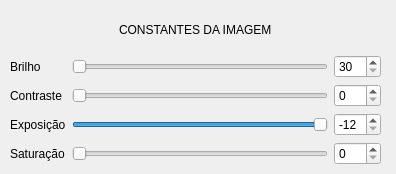
<?xml version="1.0" encoding="UTF-8"?>
<ui version="4.0">
 <class>Dialog</class>
 <widget class="QDialog" name="Dialog">
  <property name="geometry">
   <rect>
    <x>0</x>
    <y>0</y>
    <width>396</width>
    <height>174</height>
   </rect>
  </property>
  <property name="windowTitle">
   <string>Dialog</string>
  </property>
  <widget class="QWidget" name="">
   <property name="geometry">
    <rect>
     <x>10</x>
     <y>10</y>
     <width>371</width>
     <height>155</height>
    </rect>
   </property>
   <layout class="QGridLayout" name="gridLayout_3">
    <item row="0" column="0" colspan="3">
     <layout class="QGridLayout" name="gridLayout_4">
      <item row="0" column="0" alignment="Qt::AlignHCenter">
       <widget class="QLabel" name="label_11">
        <property name="text">
         <string>CONSTANTES DA IMAGEM</string>
        </property>
       </widget>
      </item>
     </layout>
    </item>
    <item row="1" column="1">
     <widget class="QSlider" name="brilho">
      <property name="minimum">
       <number>30</number>
      </property>
      <property name="maximum">
       <number>255</number>
      </property>
      <property name="orientation">
       <enum>Qt::Horizontal</enum>
      </property>
     </widget>
    </item>
    <item row="3" column="1">
     <widget class="QSlider" name="exposicao">
      <property name="minimum">
       <number>-12</number>
      </property>
      <property name="maximum">
       <number>0</number>
      </property>
      <property name="orientation">
       <enum>Qt::Horizontal</enum>
      </property>
     </widget>
    </item>
    <item row="1" column="0">
     <widget class="QLabel" name="label_2">
      <property name="text">
       <string>Brilho</string>
      </property>
     </widget>
    </item>
    <item row="2" column="0">
     <widget class="QLabel" name="label_3">
      <property name="text">
       <string>Contraste</string>
      </property>
     </widget>
    </item>
    <item row="2" column="1">
     <widget class="QSlider" name="contraste">
      <property name="maximum">
       <number>10</number>
      </property>
      <property name="orientation">
       <enum>Qt::Horizontal</enum>
      </property>
     </widget>
    </item>
    <item row="3" column="0">
     <widget class="QLabel" name="label">
      <property name="text">
       <string>Exposição</string>
      </property>
     </widget>
    </item>
    <item row="4" column="1">
     <widget class="QSlider" name="saturacao">
      <property name="maximum">
       <number>200</number>
      </property>
      <property name="orientation">
       <enum>Qt::Horizontal</enum>
      </property>
     </widget>
    </item>
    <item row="4" column="0">
     <widget class="QLabel" name="label_10">
      <property name="text">
       <string>Saturação</string>
      </property>
     </widget>
    </item>
    <item row="4" column="2">
     <widget class="QSpinBox" name="spinBox_3"/>
    </item>
    <item row="1" column="2">
     <widget class="QSpinBox" name="spinBox_0">
      <property name="minimum">
       <number>30</number>
      </property>
      <property name="maximum">
       <number>255</number>
      </property>
     </widget>
    </item>
    <item row="3" column="2">
     <widget class="QSpinBox" name="spinBox_2">
      <property name="minimum">
       <number>-12</number>
      </property>
      <property name="maximum">
       <number>0</number>
      </property>
      <property name="value">
       <number>-12</number>
      </property>
     </widget>
    </item>
    <item row="2" column="2">
     <widget class="QSpinBox" name="spinBox_1">
      <property name="maximum">
       <number>10</number>
      </property>
     </widget>
    </item>
   </layout>
  </widget>
 </widget>
 <resources/>
 <connections/>
</ui>
